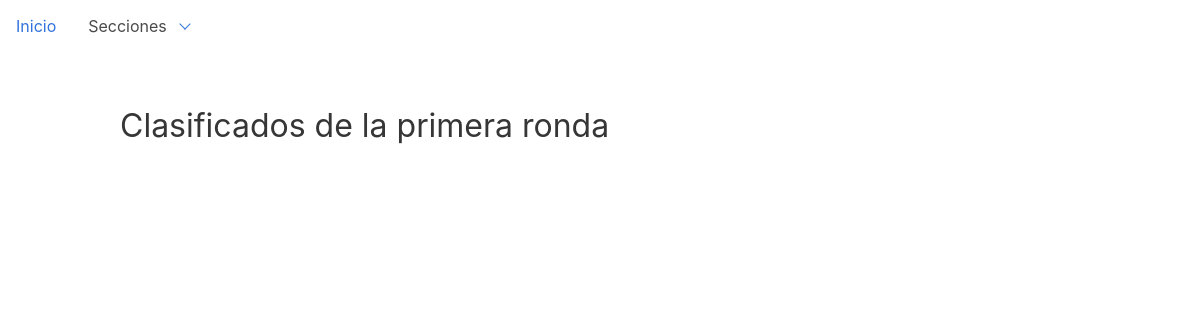
The app's page /dashboard/rounds/eight, older data.
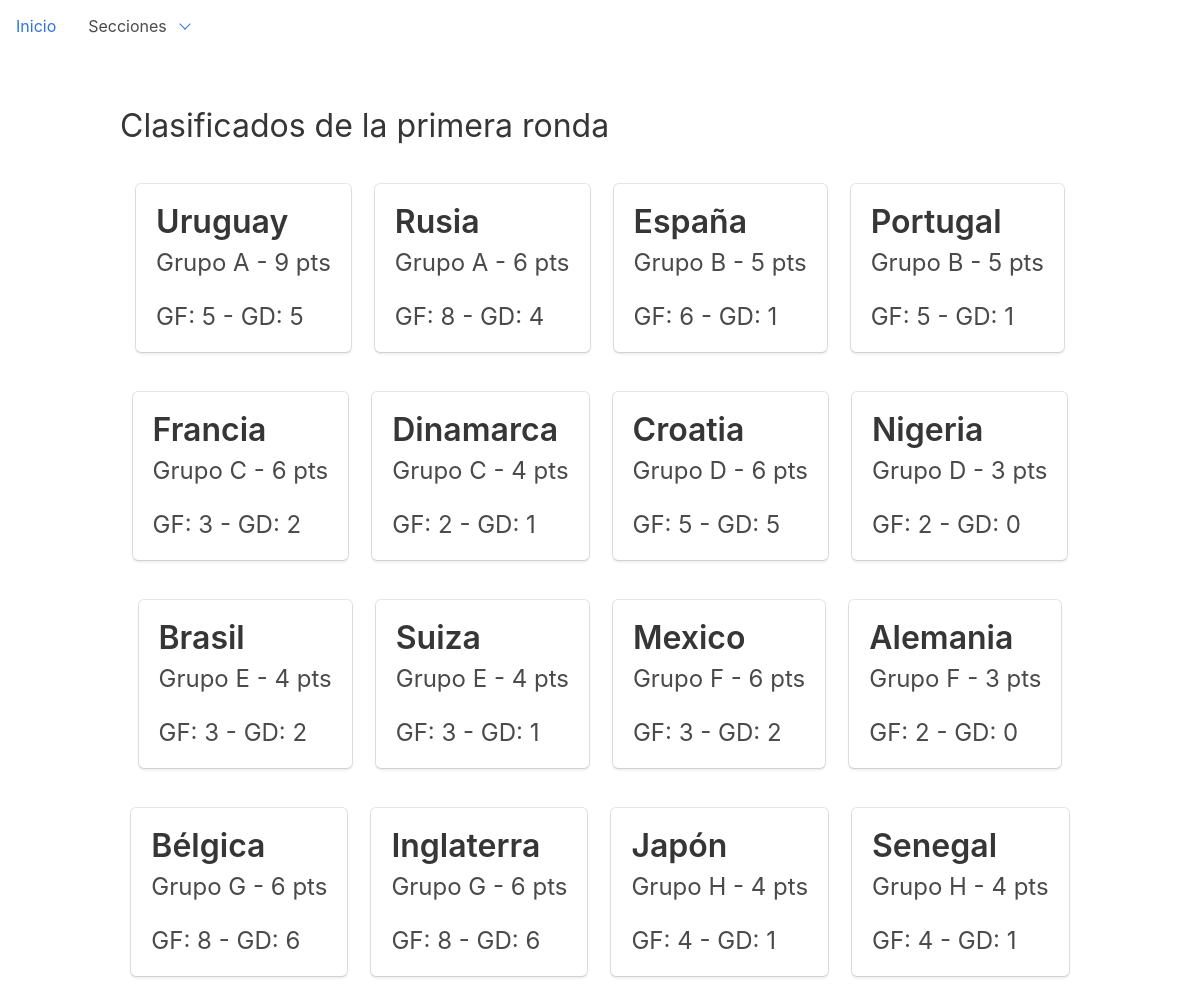
The same page, newer data.
### dashboard/models.py (models this page shows, shortened)
class Round(models.Model):
    ROUND_CHOICES = (
        ('1', 'Primera fase'),
        ('2', 'Octavos'),
        ('3', 'Cuarto'),
        ('4', 'Semifinales'),
        ('5', 'Tercer lugar'),
        ('6', 'Finales'),
    )
    stage = models.CharField(choices=ROUND_CHOICES, max_length=1, default='1')
    played_matches = models.IntegerField(default=0)
    won = models.IntegerField(default=0)
    draw = models.IntegerField(default=0)
    lose = models.IntegerField(default=0)
    points = models.IntegerField(default=0)
    goals_for = models.IntegerField(default=0)
    goals_against = models.IntegerField(default=0)
    goals_difference = models.IntegerField(default=0)
    position = models.CharField(default="", max_length=24)
    done = models.BooleanField(default=False)
    team = models.ForeignKey('Team', on_delete=models.DO_NOTHING)
    class Meta:
        ordering = ["stage", "team__group"]

class Team(models.Model):
    GROUP_CHOICES = (
        ('A', 'Grupo A'),
        ('B', 'Grupo B'),
        ('C', 'Grupo C'),
        ('D', 'Grupo D'),
        ('E', 'Grupo E'),
        ('F', 'Grupo F'),
        ('G', 'Grupo G'),
        ('H', 'Grupo H'),
    )
    group = models.CharField(choices=GROUP_CHOICES, max_length=1, null=True, default='A')
    name = models.CharField(max_length=32)
    code = models.CharField(max_length=32)
    cups = models.IntegerField(default=0)
    finals = models.IntegerField(default=0)
    semifinals = models.IntegerField(default=0)
    class Meta:
        ordering = ["name"]

### dashboard/views.py (the view)
def qualified_eight(request):
    qualified_list = Round.objects.filter(Q(position__startswith="Primero") | Q(position__startswith="Segundo")).order_by("team__group", "position")
    template = loader.get_template('dashboard/qualified_oficial.html')
    context = {
        'qualified_list': qualified_list,
    }
    return HttpResponse(template.render(context, request))

### templates/dashboard/qualified_oficial.html (shortened to what this page needs)
{% extends 'base.html' %}
{% block content %}
    <h1 class="title">Clasificados de la primera ronda</h1>
    <div class="columns is-mobile is-multiline is-centered">
        {% for qualified in qualified_list %}
            <div class="column is-narrow">
                <p class="bd-notification is-primary">
                <div class="box text-center">
                    <p class="title is-3">{{ qualified.team.name }}</p>
                    <p class="subtitle is-4">{{ qualified.team.get_group_display }} - {{ qualified.points }} pts</p>
                    <p class="subtitle is-4">GF: {{ qualified.goals_for }} - GD: {{ qualified.goals_difference }}</p>
                </div>
            </div>
        {% endfor %}
    </div>
{% endblock %}

Row changes from the older to the newer data that the page shows:
now on this page (row edited): Round: team.name "Uruguay", team.group "Grupo A", points "9", goals_for "5", goals_difference "5"
now on this page (row edited): Round: team.name "Rusia", team.group "Grupo A", points "6", goals_for "8", goals_difference "4"
now on this page (row edited): Round: team.name "España", team.group "Grupo B", points "5", goals_for "6", goals_difference "1"
now on this page (row edited): Round: team.name "Portugal", team.group "Grupo B", points "5", goals_for "5", goals_difference "1"
now on this page (row edited): Round: team.name "Francia", team.group "Grupo C", points "6", goals_for "3", goals_difference "2"
now on this page (row edited): Round: team.name "Dinamarca", team.group "Grupo C", points "4", goals_for "2", goals_difference "1"
now on this page (row edited): Round: team.name "Croatia", team.group "Grupo D", points "6", goals_for "5", goals_difference "5"
now on this page (row edited): Round: team.name "Nigeria", team.group "Grupo D", points "3", goals_for "2", goals_difference "0"
now on this page (row edited): Round: team.name "Brasil", team.group "Grupo E", points "4", goals_for "3", goals_difference "2"
now on this page (row edited): Round: team.name "Suiza", team.group "Grupo E", points "4", goals_for "3", goals_difference "1"
now on this page (row edited): Round: team.name "Mexico", team.group "Grupo F", points "6", goals_for "3", goals_difference "2"
now on this page (row edited): Round: team.name "Alemania", team.group "Grupo F", points "3", goals_for "2", goals_difference "0"
now on this page (row edited): Round: team.name "Bélgica", team.group "Grupo G", points "6", goals_for "8", goals_difference "6"
now on this page (row edited): Round: team.name "Inglaterra", team.group "Grupo G", points "6", goals_for "8", goals_difference "6"
now on this page (row edited): Round: team.name "Japón", team.group "Grupo H", points "4", goals_for "4", goals_difference "1"
now on this page (row edited): Round: team.name "Senegal", team.group "Grupo H", points "4", goals_for "4", goals_difference "1"
